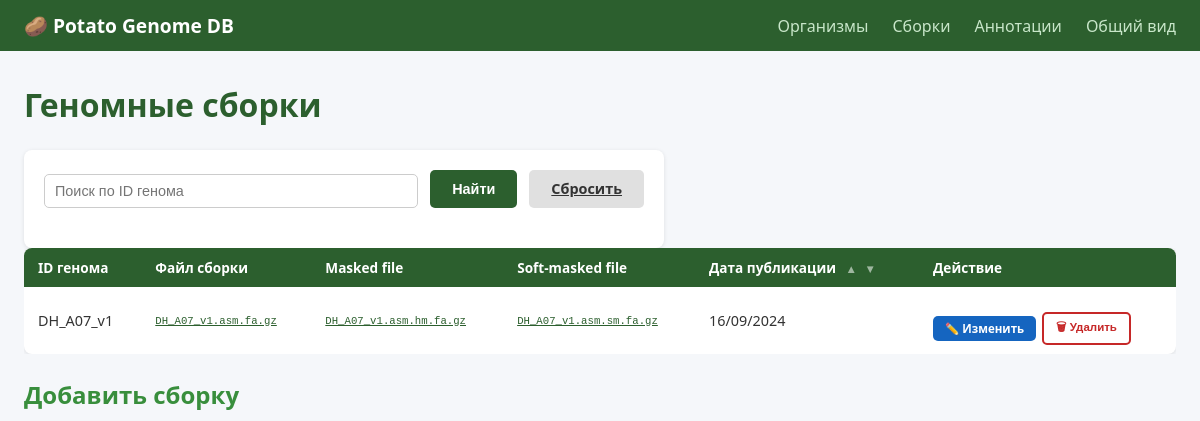
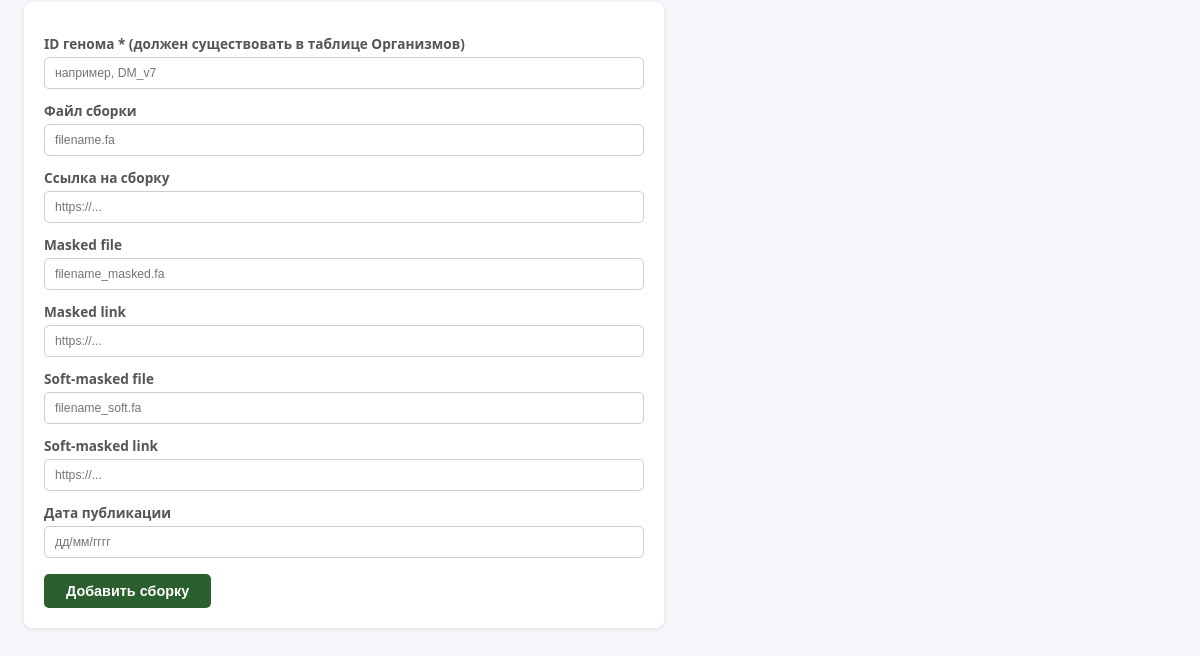
/assemblies, run on an earlier commit of the app's database (2 pictures, top to bottom).
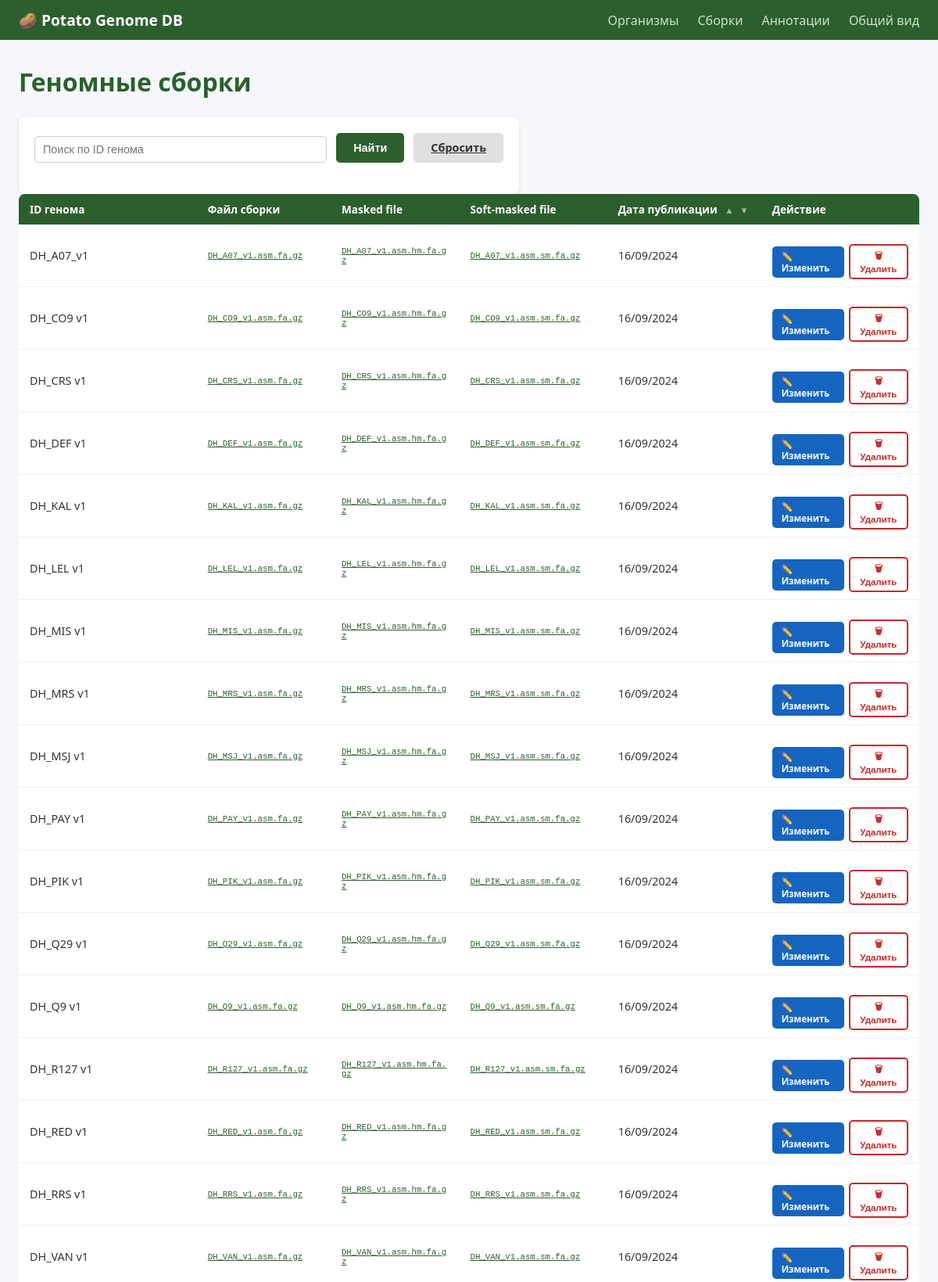
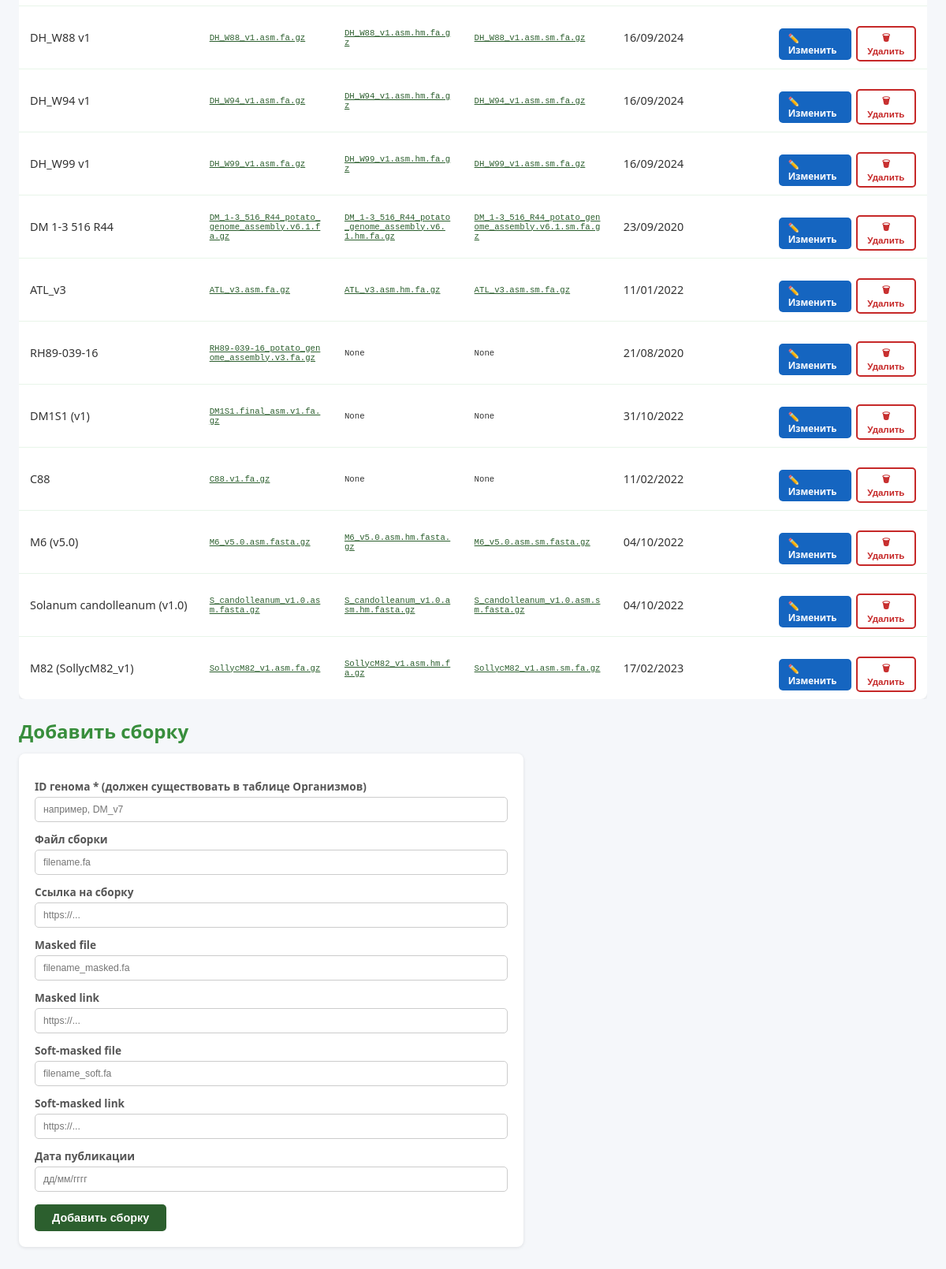
And on a later commit of the database (2 pictures, top to bottom).
### models/Genome_assembly.py (models this page shows)
class Genome_assembly(Base):
    __tablename__ = "Genome_assembly"
    genome_id      = Column(String, ForeignKey("Organism.genome_id", ondelete="CASCADE", onupdate="CASCADE"), primary_key=True, index=True)
    assembly_file  = Column(String, nullable=True)
    assembly_link  = Column(String, nullable=True)
    masked_file    = Column(String, nullable=True)
    masked_link    = Column(String, nullable=True)
    softmasked_file = Column(String, nullable=True)
    softmasked_link = Column(String, nullable=True)
    release_date   = Column(String, nullable=True)
    organism = relationship("Organism", back_populates="assembly")

### main.py (the view)
@app.get("/assemblies", response_class=HTMLResponse)
def list_assemblies(
    request: Request, db: Session = Depends(get_db),
    genome_id:  Optional[str] = None,
    sort_date:  Optional[str] = None,   # "asc" | "desc"
    message: str = "", error: str = "",
):
    query = db.query(Genome_assembly)
    if genome_id:
        query = query.filter(Genome_assembly.genome_id.ilike(f"%{genome_id}%"))
    if sort_date == "asc":
        query = query.order_by(Genome_assembly.release_date.asc())
    elif sort_date == "desc":
        query = query.order_by(Genome_assembly.release_date.desc())
    return templates.TemplateResponse(request=request, name="Genome_assembly.html", context={
        "assemblies": query.all(),
        "filters": {"genome_id": genome_id, "sort_date": sort_date},
        "edit_row": None, "message": message, "error": error,
    })

### templates/Genome_assembly.html (shortened to what this page needs)
{% extends "base.html" %}
{% block content %}
<h1>Геномные сборки</h1>
<form method="get" action="/assemblies">
  <div class="filters">
    <input name="genome_id" placeholder="Поиск по ID генома"
           value="{{ filters.genome_id or '' }}">
    <button type="submit" class="btn btn-primary">Найти</button>
    <a href="/assemblies" class="btn" style="background:#e0e0e0;color:#333">Сбросить</a>
  </div>
</form>
<div class="table-wrap">
  <table>
    <thead>
      <tr>
        <th>ID генома</th><th>Файл сборки</th>
        <th>Masked file</th><th>Soft-masked file</th>
        <th>
          Дата публикации
          <span class="sort-links">
            <a href="?genome_id={{ filters.genome_id or '' }}&sort_date=asc"
               class="sort-btn {% if filters.sort_date == 'asc' %}sort-active{% endif %}"
               title="Сначала старые">▲</a>
            <a href="?genome_id={{ filters.genome_id or '' }}&sort_date=desc"
               class="sort-btn {% if filters.sort_date == 'desc' %}sort-active{% endif %}"
               title="Сначала новые">▼</a>
          </span>
        </th>
        <th>Действие</th>
      </tr>
    </thead>
    <tbody>
      {% for row in assemblies %}
      <tr {% if edit_row and edit_row.genome_id == row.genome_id %}class="row-editing"{% endif %}>
        <td class="col-nowrap">{{ row.genome_id }}</td>
        <td class="col-file">{% if row.assembly_link %}<a href="{{ row.assembly_link }}" target="_blank">{{ row.assembly_file }}</a>{% else %}{{ row.assembly_file }}{% endif %}</td>
        <td class="col-file">{% if row.masked_link %}<a href="{{ row.masked_link }}" target="_blank">{{ row.masked_file }}</a>{% else %}{{ row.masked_file }}{% endif %}</td>
        <td class="col-file">{% if row.softmasked_link %}<a href="{{ row.softmasked_link }}" target="_blank">{{ row.softmasked_file }}</a>{% else %}{{ row.softmasked_file }}{% endif %}</td>
        <td class="col-nowrap">{{ row.release_date | fmt_date }}</td>
        <td>
          <div class="action-btns">
            <a href="/assemblies/{{ row.genome_id }}/edit" class="btn btn-edit">✏️ Изменить</a>
            <form class="del-form" method="post" action="/assemblies/{{ row.genome_id }}/delete"
                  onsubmit="return confirm('Удалить сборку {{ row.genome_id }}?')">
              <button type="submit" class="btn btn-danger">🗑 Удалить</button>
            </form>
          </div>
        </td>
      </tr>
      {% else %}
      <tr><td colspan="6" style="text-align:center;color:#aaa">Записи не найдены.</td></tr>
      {% endfor %}
    </tbody>
  </table>
</div>
{% if not edit_row %}
<h2>Добавить сборку</h2>
<form method="post" action="/assemblies">
  <label>ID генома * (должен существовать в таблице Организмов)
    <input name="genome_id" required placeholder="например, DM_v7">
  </label>
  <label>Файл сборки          <input name="assembly_file"   placeholder="filename.fa"></label>
  <label>Ссылка на сборку     <input name="assembly_link"   placeholder="https://..."></label>
  <label>Masked file          <input name="masked_file"     placeholder="filename_masked.fa"></label>
  <label>Masked link          <input name="masked_link"     placeholder="https://..."></label>
  <label>Soft-masked file     <input name="softmasked_file" placeholder="filename_soft.fa"></label>
  <label>Soft-masked link     <input name="softmasked_link" placeholder="https://..."></label>
  <label>Дата публикации      <input name="release_date" placeholder="дд/мм/гггг"></label>
  <button type="submit" class="btn btn-primary">Добавить сборку</button>
</form>
{% endif %}
{% endblock %}

What changed in the data, as far as the page shows it:
added Genome_assembly: genome_id "DH_CO9 v1", assembly_file "DH_CO9_v1.asm.fa.gz", masked_file "DH_CO9_v1.asm.hm.fa.gz", softmasked_file "DH_CO9_v1.asm.sm.fa.gz", release_date|fmt_date "16/09/2024"
added Genome_assembly: genome_id "DH_CRS v1", assembly_file "DH_CRS_v1.asm.fa.gz", masked_file "DH_CRS_v1.asm.hm.fa.gz", softmasked_file "DH_CRS_v1.asm.sm.fa.gz", release_date|fmt_date "16/09/2024"
added Genome_assembly: genome_id "DH_DEF v1", assembly_file "DH_DEF_v1.asm.fa.gz", masked_file "DH_DEF_v1.asm.hm.fa.gz", softmasked_file "DH_DEF_v1.asm.sm.fa.gz", release_date|fmt_date "16/09/2024"
added Genome_assembly: genome_id "DH_KAL v1", assembly_file "DH_KAL_v1.asm.fa.gz", masked_file "DH_KAL_v1.asm.hm.fa.gz", softmasked_file "DH_KAL_v1.asm.sm.fa.gz", release_date|fmt_date "16/09/2024"
added Genome_assembly: genome_id "DH_LEL v1", assembly_file "DH_LEL_v1.asm.fa.gz", masked_file "DH_LEL_v1.asm.hm.fa.gz", softmasked_file "DH_LEL_v1.asm.sm.fa.gz", release_date|fmt_date "16/09/2024"
added Genome_assembly: genome_id "DH_MIS v1", assembly_file "DH_MIS_v1.asm.fa.gz", masked_file "DH_MIS_v1.asm.hm.fa.gz", softmasked_file "DH_MIS_v1.asm.sm.fa.gz", release_date|fmt_date "16/09/2024"
added Genome_assembly: genome_id "DH_MRS v1", assembly_file "DH_MRS_v1.asm.fa.gz", masked_file "DH_MRS_v1.asm.hm.fa.gz", softmasked_file "DH_MRS_v1.asm.sm.fa.gz", release_date|fmt_date "16/09/2024"
added Genome_assembly: genome_id "DH_MSJ v1", assembly_file "DH_MSJ_v1.asm.fa.gz", masked_file "DH_MSJ_v1.asm.hm.fa.gz", softmasked_file "DH_MSJ_v1.asm.sm.fa.gz", release_date|fmt_date "16/09/2024"
added Genome_assembly: genome_id "DH_PAY v1", assembly_file "DH_PAY_v1.asm.fa.gz", masked_file "DH_PAY_v1.asm.hm.fa.gz", softmasked_file "DH_PAY_v1.asm.sm.fa.gz", release_date|fmt_date "16/09/2024"
added Genome_assembly: genome_id "DH_PIK v1", assembly_file "DH_PIK_v1.asm.fa.gz", masked_file "DH_PIK_v1.asm.hm.fa.gz", softmasked_file "DH_PIK_v1.asm.sm.fa.gz", release_date|fmt_date "16/09/2024"
added Genome_assembly: genome_id "DH_Q29 v1", assembly_file "DH_Q29_v1.asm.fa.gz", masked_file "DH_Q29_v1.asm.hm.fa.gz", softmasked_file "DH_Q29_v1.asm.sm.fa.gz", release_date|fmt_date "16/09/2024"
added Genome_assembly: genome_id "DH_Q9 v1", assembly_file "DH_Q9_v1.asm.fa.gz", masked_file "DH_Q9_v1.asm.hm.fa.gz", softmasked_file "DH_Q9_v1.asm.sm.fa.gz", release_date|fmt_date "16/09/2024"
added Genome_assembly: genome_id "DH_R127 v1", assembly_file "DH_R127_v1.asm.fa.gz", masked_file "DH_R127_v1.asm.hm.fa.gz", softmasked_file "DH_R127_v1.asm.sm.fa.gz", release_date|fmt_date "16/09/2024"
added Genome_assembly: genome_id "DH_RED v1", assembly_file "DH_RED_v1.asm.fa.gz", masked_file "DH_RED_v1.asm.hm.fa.gz", softmasked_file "DH_RED_v1.asm.sm.fa.gz", release_date|fmt_date "16/09/2024"
added Genome_assembly: genome_id "DH_RRS v1", assembly_file "DH_RRS_v1.asm.fa.gz", masked_file "DH_RRS_v1.asm.hm.fa.gz", softmasked_file "DH_RRS_v1.asm.sm.fa.gz", release_date|fmt_date "16/09/2024"
added Genome_assembly: genome_id "DH_VAN v1", assembly_file "DH_VAN_v1.asm.fa.gz", masked_file "DH_VAN_v1.asm.hm.fa.gz", softmasked_file "DH_VAN_v1.asm.sm.fa.gz", release_date|fmt_date "16/09/2024"
added Genome_assembly: genome_id "DH_W88 v1", assembly_file "DH_W88_v1.asm.fa.gz", masked_file "DH_W88_v1.asm.hm.fa.gz", softmasked_file "DH_W88_v1.asm.sm.fa.gz", release_date|fmt_date "16/09/2024"
added Genome_assembly: genome_id "DH_W94 v1", assembly_file "DH_W94_v1.asm.fa.gz", masked_file "DH_W94_v1.asm.hm.fa.gz", softmasked_file "DH_W94_v1.asm.sm.fa.gz", release_date|fmt_date "16/09/2024"
added Genome_assembly: genome_id "DH_W99 v1", assembly_file "DH_W99_v1.asm.fa.gz", masked_file "DH_W99_v1.asm.hm.fa.gz", softmasked_file "DH_W99_v1.asm.sm.fa.gz", release_date|fmt_date "16/09/2024"
added Genome_assembly: genome_id "DM 1-3 516 R44", assembly_file "DM_1-3_516_R44_potato_genome_assembly.v6.1.fa.gz", masked_file "DM_1-3_516_R44_potato_genome_assembly.v6.1.hm.fa.gz", softmasked_file "DM_1-3_516_R44_potato_genome_assembly.v6.1.sm.fa.gz", release_date|fmt_date "23/09/2020"
added Genome_assembly: genome_id "ATL_v3", assembly_file "ATL_v3.asm.fa.gz", masked_file "ATL_v3.asm.hm.fa.gz", softmasked_file "ATL_v3.asm.sm.fa.gz", release_date|fmt_date "11/01/2022"
added Genome_assembly: genome_id "RH89-039-16", assembly_file "RH89-039-16_potato_genome_assembly.v3.fa.gz", masked_file "None", softmasked_file "None", release_date|fmt_date "21/08/2020"
added Genome_assembly: genome_id "DM1S1 (v1)", assembly_file "DM1S1.final_asm.v1.fa.gz", masked_file "None", softmasked_file "None", release_date|fmt_date "31/10/2022"
added Genome_assembly: genome_id "C88", assembly_file "C88.v1.fa.gz", masked_file "None", softmasked_file "None", release_date|fmt_date "11/02/2022"
added Genome_assembly: genome_id "M6 (v5.0)", assembly_file "M6_v5.0.asm.fasta.gz", masked_file "M6_v5.0.asm.hm.fasta.gz", softmasked_file "M6_v5.0.asm.sm.fasta.gz", release_date|fmt_date "04/10/2022"
added Genome_assembly: genome_id "Solanum candolleanum (v1.0)", assembly_file "S_candolleanum_v1.0.asm.fasta.gz", masked_file "S_candolleanum_v1.0.asm.hm.fasta.gz", softmasked_file "S_candolleanum_v1.0.asm.sm.fasta.gz", release_date|fmt_date "04/10/2022"
added Genome_assembly: genome_id "M82 (SollycM82_v1)", assembly_file "SollycM82_v1.asm.fa.gz", masked_file "SollycM82_v1.asm.hm.fa.gz", softmasked_file "SollycM82_v1.asm.sm.fa.gz", release_date|fmt_date "17/02/2023"
